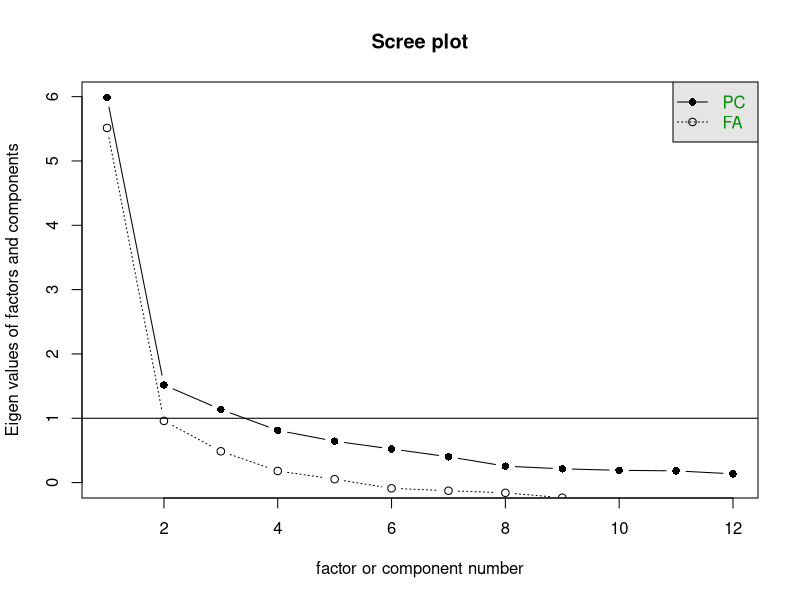

Recreate this plot in R. (Note: this script raises an error after producing the figure.)
## ----------------------------------------------------------------------------------------------------------------
library("MASS")
names(Boston)
## a
bhd <- Boston[-c(4,9)]
names(bhd)
## b
library("psych")
KMO(bhd)
scree(bhd)
pa3 <- principal(bhd, rotate="none", nfactors=3)
fa3 <- fa(bhd, rotate="none", nfactors=3)
factor.congruence(pa3, fa3)
## c
data("boston", package="spData")
bhd <- boston.c[,c(6,8:10,12:15, 17:20)]
names(bhd)
pa <- principal(bhd)
pa$loadings
# +: indus, nox, lstat, tax, age, crim, ptratio  
# -: dis, medv, zn, rm, (black)
ind <- as.numeric(cut(pa$scores, seq(-2.3, 2.7, by=0.5)))
library("RColorBrewer")
col <- brewer.pal(max(ind), "RdBu")
plot(boston.c$LON, boston.c$LAT, col=col[ind], pch=19, cex=0.75)

